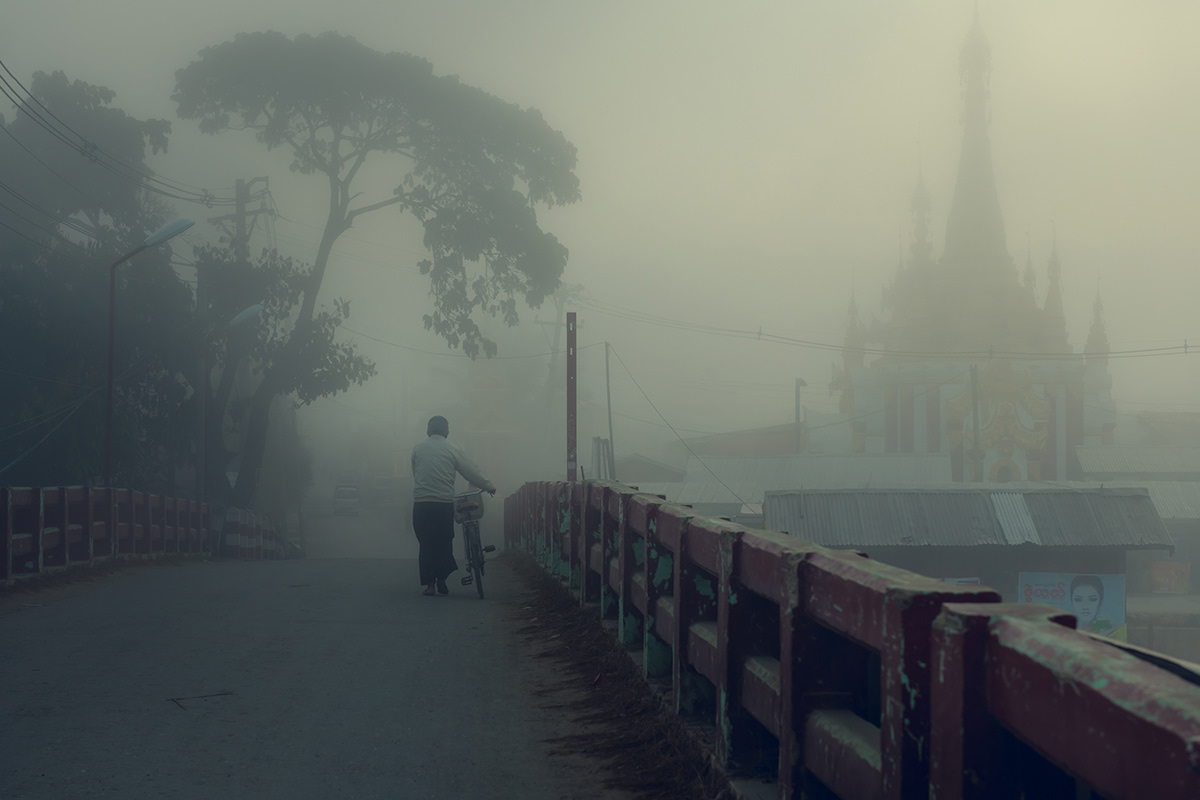
#> input picture try7/foggyimage_person.jpg, 1200 x 800 px, found by its file name
$ python try7.py
#> lines starting #> are read from the running program, lines starting #| are printed output that depends on the picture; long printed decimals are rounded
import cv2
import numpy as np


def dark_channel(image, size=9):  # Reduced size for dark channel
    """Calculate the dark channel of an image."""
    min_channel = np.min(image, axis=2)
    kernel = cv2.getStructuringElement(cv2.MORPH_RECT, (size, size))
    dark_channel = cv2.erode(min_channel, kernel)
    return dark_channel


def estimate_atmospheric_light(image, dark_channel):
    """Estimate atmospheric light in the image."""
    h, w = dark_channel.shape
    num_pixels = h * w
    num_brightest = int(max(num_pixels // 1000, 1))  # Top 0.1% brightest pixels
    indices = np.argpartition(dark_channel.flatten(), -num_brightest)[-num_brightest:]
    return np.mean(image.reshape(-1, 3)[indices], axis=0)


def recover_image(image, dark_channel, atmospheric_light, t0=0.1):
    """Recover the scene radiance."""
    atmospheric_light = atmospheric_light.reshape(1, 1, 3)  # Reshape for broadcasting

    # Compute the transmission map
    transmission = 1 - t0 * dark_channel[:, :, np.newaxis] / atmospheric_light
    transmission = np.clip(transmission, 0.1, 1)

    # Debugging: Check the transmission values
    print("Transmission min:", np.min(transmission), "max:", np.max(transmission))

    # Recover the image
    recovered_image = np.empty_like(image, dtype=np.float32)
    for i in range(3):  # For each channel
        recovered_image[:, :, i] = (
            image[:, :, i] - atmospheric_light[0, 0, i]
        ) / transmission[:, :, 0] + atmospheric_light[0, 0, i]

    recovered_image = np.clip(recovered_image, 0, 255).astype(np.uint8)
    return recovered_image


def dehaze_image(image_path, output_path):
    # Load the foggy image
    image = cv2.imread(image_path)
#> image is the input picture: shape (800, 1200, 3); mean B, G, R 103, 108.5, 102.4
    if image is None:
        print("Error: Image not found. Please check the input path.")
        return

    # Step 1: Compute the dark channel
    dark_channel_image = dark_channel(image)
#> in dark_channel, `min_channel = np.min(image, axis=2)`:
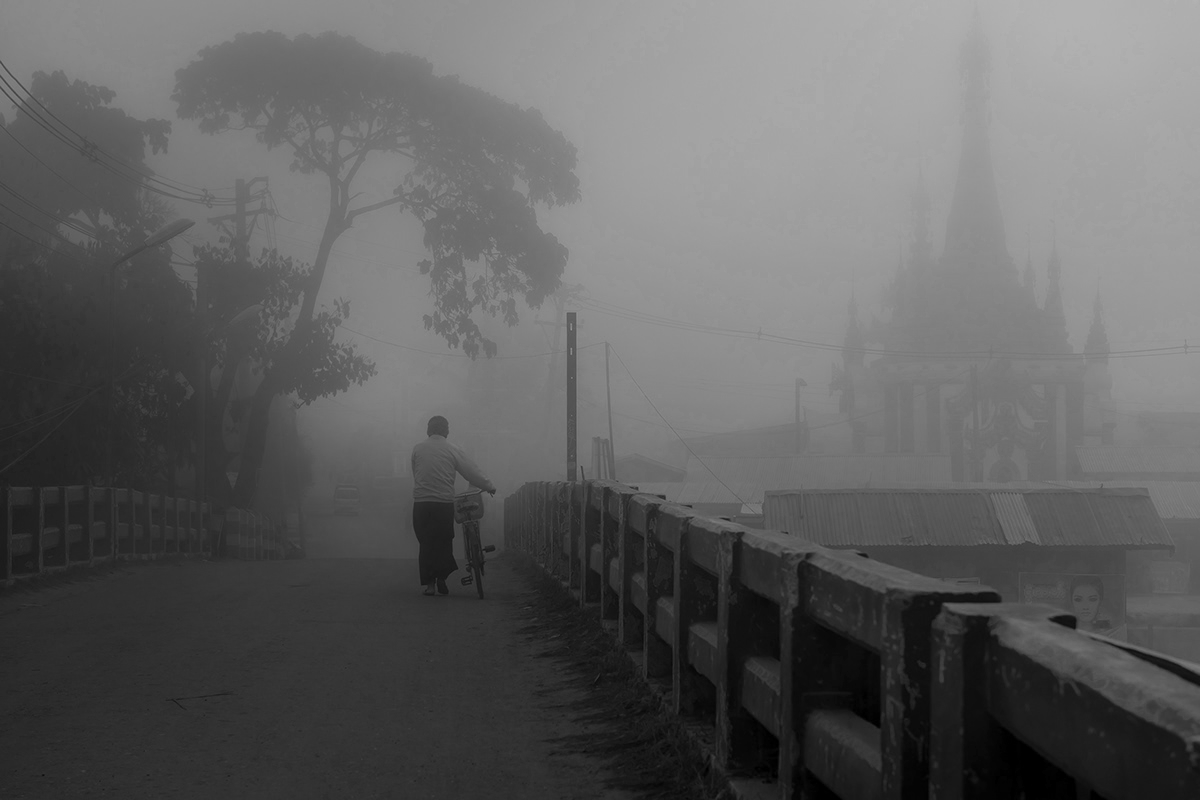
#> min_channel: shape (800, 1200); min 0, max 180, mean 96.4
#> in dark_channel, `dark_channel = cv2.erode(min_channel, kernel)`:
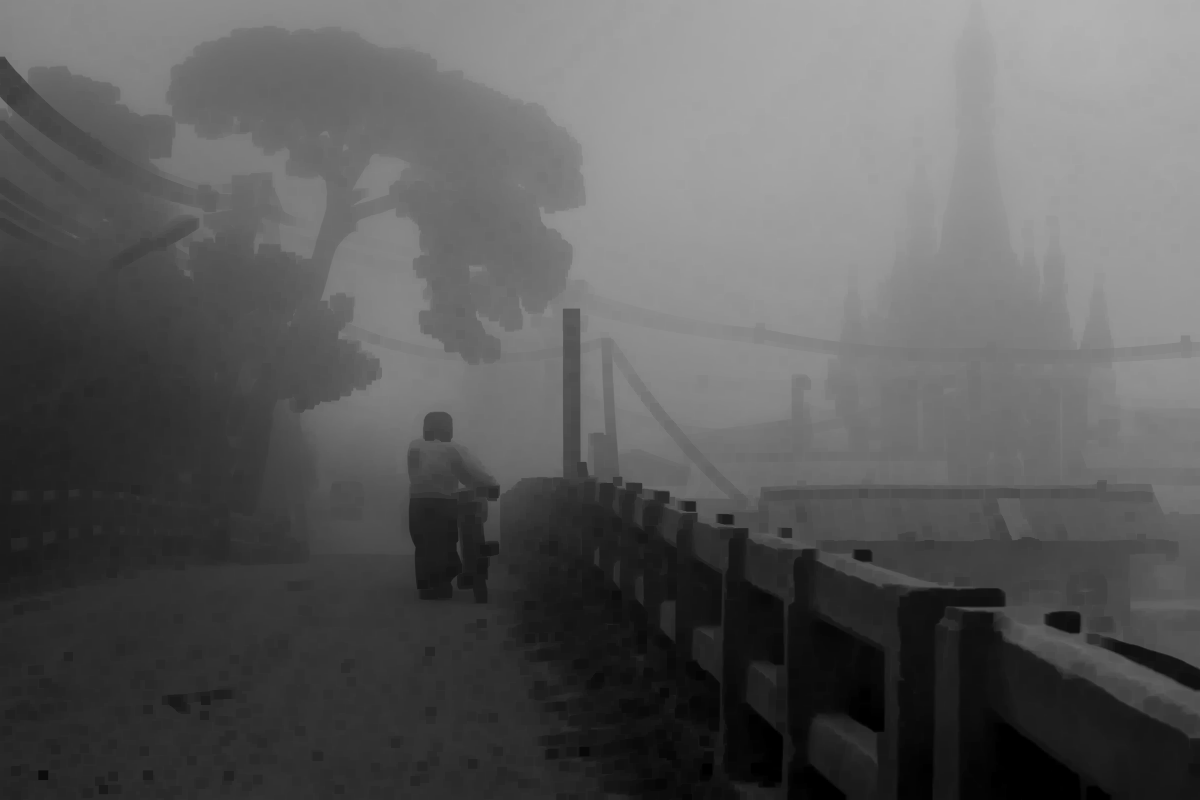
#> dark_channel: shape (800, 1200); min 0, max 178, mean 91.4

    # Debugging: Display the dark channel
    cv2.imshow("Dark Channel", dark_channel_image)

    # Step 2: Estimate atmospheric light
    atmospheric_light = estimate_atmospheric_light(image, dark_channel_image)
#> in estimate_atmospheric_light, `indices = np.argpartition(dark_channel.flatten(), -num_brightest)[-num..`: indices = 960 values, max 46697 at index 207, min 1061 at index 550, mean 15777.2
#> atmospheric_light = [177.9, 205.9, 206.8]
    print("Estimated Atmospheric Light:", atmospheric_light)
#| Estimated Atmospheric Light: [177.859 205.856  206.809]

    # Step 3: Recover the image
    recovered_image = recover_image(image, dark_channel_image, atmospheric_light)
#> in recover_image, `atmospheric_light = atmospheric_light.reshape(1, 1, 3)`: atmospheric_light = [[177.9, 205.9, 206.8]]
#> in recover_image, `transmission = 1 - t0 * dark_channel[:, :, np.newaxis] / atmospheric_l..`:
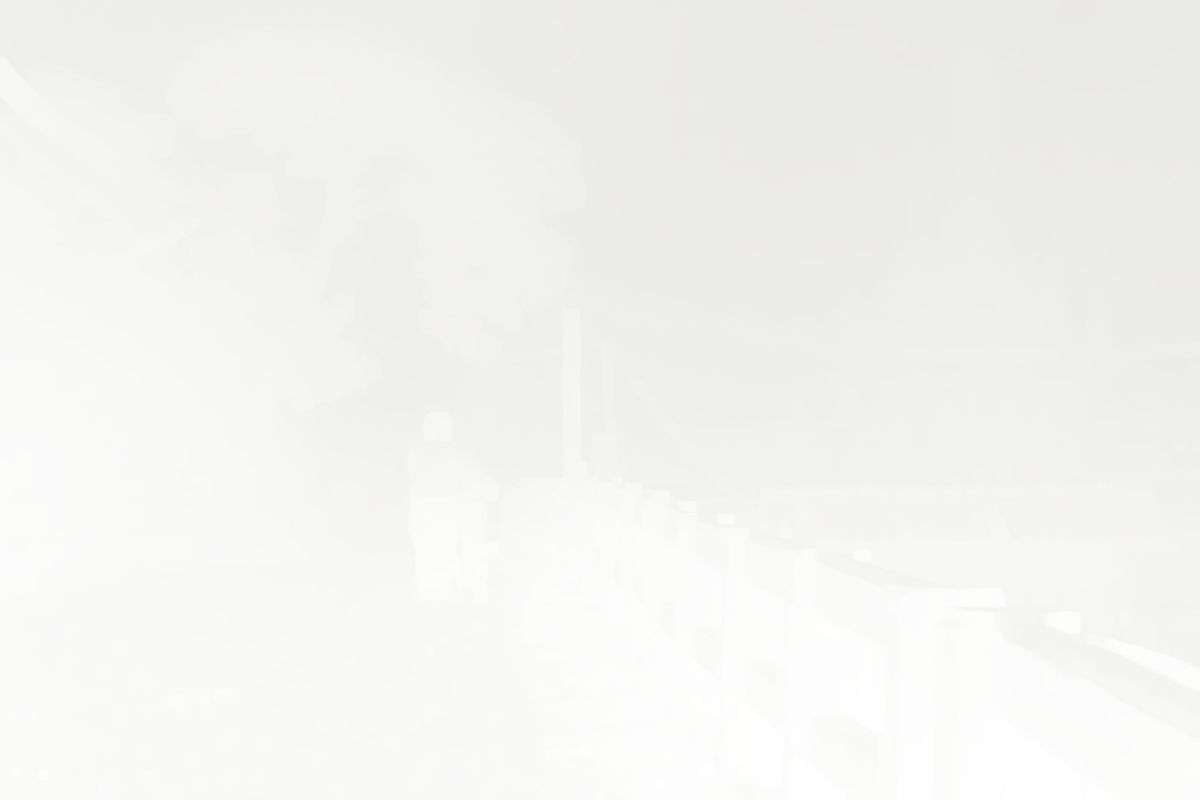
#> transmission: shape (800, 1200, 3) float64; mean of channels 0, 1, 2 0.949, 0.956, 0.956; drawn as B, G, R
#| Transmission min: 0.8999 max: 1.0

    # Save the result
    cv2.imwrite(output_path, recovered_image)

    # Display the original and dehazed images
    cv2.imshow("Original Image", image)
    cv2.imshow("Dehazed Image", recovered_image)
    cv2.waitKey(0)
    cv2.destroyAllWindows()


# Example usage
dehaze_image(
    "C:/Users/hassa/OneDrive - Umich/Desktop/2024 HACKATHON/try7/foggyimage_person.jpg",
    "C:/Users/hassa/OneDrive - Umich/Desktop/2024 HACKATHON/try7/dehazed_image_person.jpg",
)

$ run again, with try7/foggyimage.png saved as try7/foggyimage_person.jpg
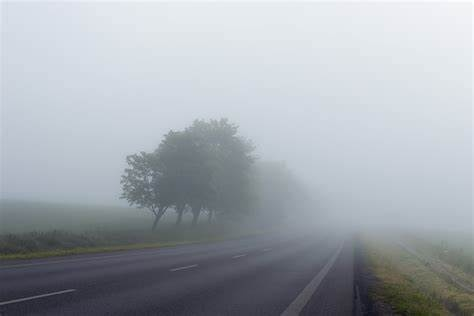
#> input picture try7/foggyimage.png, 474 x 316 px, found by its file name
#> in dehaze_image, image is the input picture: shape (316, 474, 3); mean B, G, R 175.3, 168.7, 163
#> in dark_channel, `min_channel = np.min(image, axis=2)`:
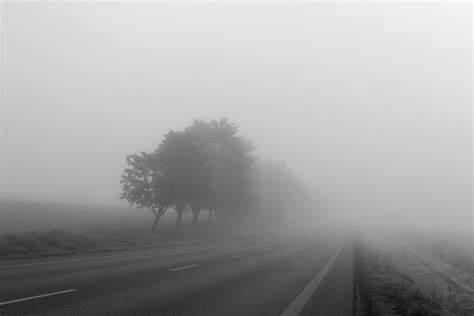
#> min_channel: shape (316, 474); min 5, max 253, mean 162.3
#> in dark_channel, `dark_channel = cv2.erode(min_channel, kernel)`:
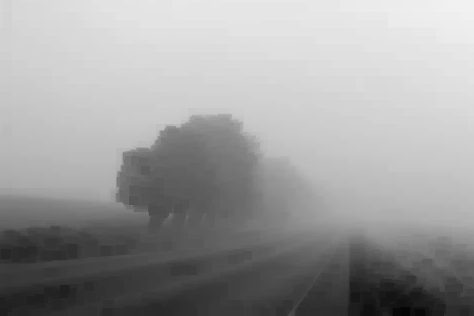
#> dark_channel: shape (316, 474); min 5, max 241, mean 157
#> indices = 149 values, max 5687 at index 132, min 444 at index 53, mean 3005.3
#> in dehaze_image, `atmospheric_light = estimate_atmospheric_light(image, dark_channel_ima..`: atmospheric_light = [247.9, 245.8, 244.8]
#| Estimated Atmospheric Light: [247.906 245.758 244.758]
#> in recover_image, `atmospheric_light = atmospheric_light.reshape(1, 1, 3)`: atmospheric_light = [[247.9, 245.8, 244.8]]
#| Transmission min: 0.9015 max: 0.998
